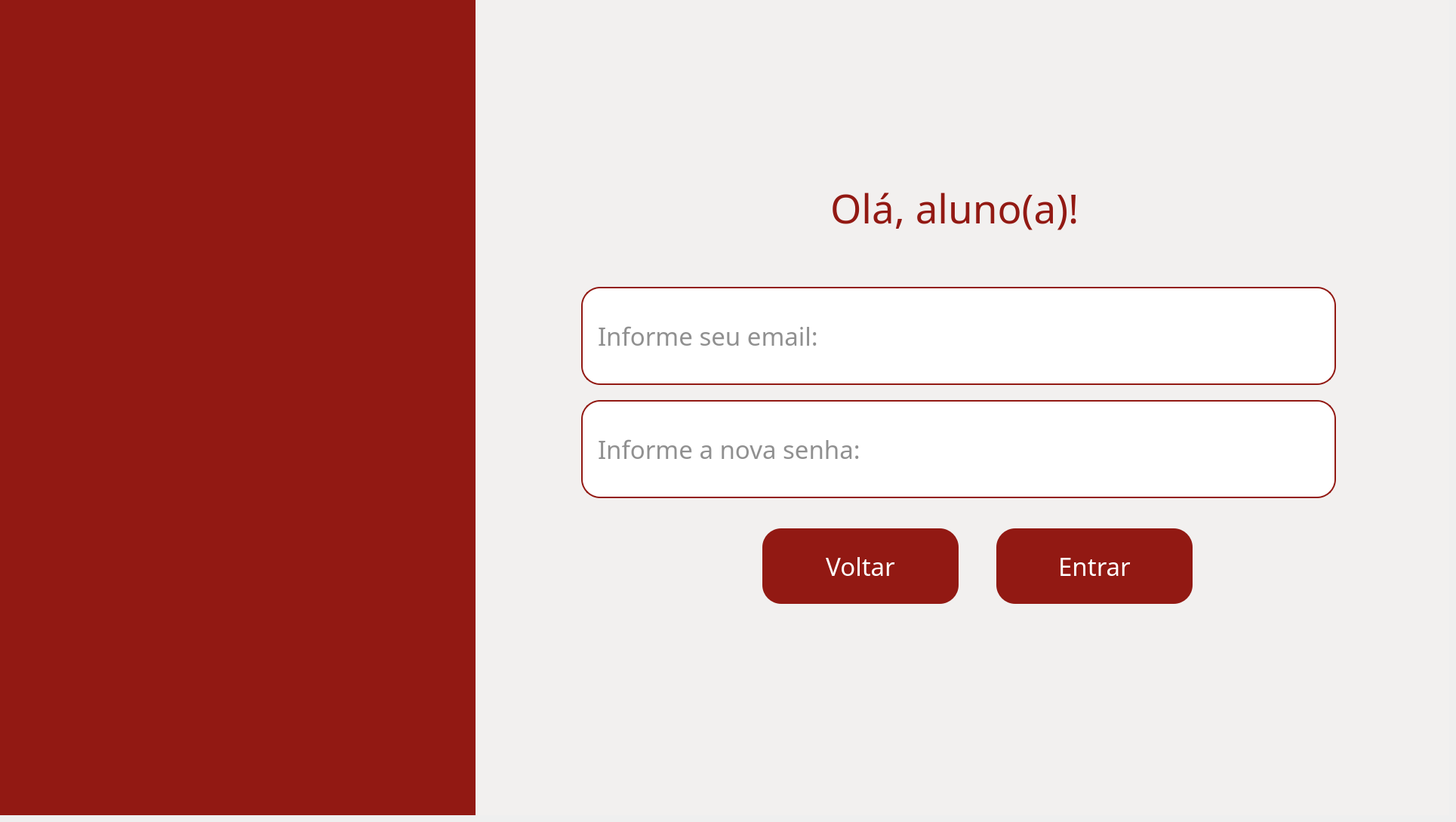
    <widget class="QWidget" name="pg_trocasenha_aluno">
     <widget class="QWidget" name="fundo_loginaluno_2" native="true">
      <property name="geometry">
       <rect>
        <x>0</x>
        <y>0</y>
        <width>1920</width>
        <height>1080</height>
       </rect>
      </property>
      <property name="styleSheet">
       <string notr="true">background-color: #F2F0EF;
</string>
      </property>
      <widget class="QWidget" name="barra_loginaluno_2" native="true">
       <property name="geometry">
        <rect>
         <x>0</x>
         <y>0</y>
         <width>630</width>
         <height>1080</height>
        </rect>
       </property>
       <property name="styleSheet">
        <string notr="true">background-color: #921913;</string>
       </property>
       <widget class="QLabel" name="img_fundo_loginaluno_2">
        <property name="geometry">
         <rect>
          <x>-60</x>
          <y>-60</y>
          <width>731</width>
          <height>1171</height>
         </rect>
        </property>
        <property name="text">
         <string/>
        </property>
        <property name="pixmap">
         <pixmap>../../assets/images/fundoetec.png</pixmap>
        </property>
        <property name="scaledContents">
         <bool>true</bool>
        </property>
       </widget>
      </widget>
      <widget class="QLabel" name="lbl_titulo_loginaluno_2">
       <property name="geometry">
        <rect>
         <x>1100</x>
         <y>240</y>
         <width>431</width>
         <height>71</height>
        </rect>
       </property>
       <property name="font">
        <font>
         <family>Arbutus Slab</family>
         <pointsize>40</pointsize>
        </font>
       </property>
       <property name="styleSheet">
        <string notr="true">color: #921913;</string>
       </property>
       <property name="text">
        <string>Olá, aluno(a)!</string>
       </property>
      </widget>
      <widget class="QPushButton" name="btn_voltarperfil2_2">
       <property name="geometry">
        <rect>
         <x>1010</x>
         <y>700</y>
         <width>260</width>
         <height>100</height>
        </rect>
       </property>
       <property name="font">
        <font>
         <family>Arbutus Slab</family>
         <pointsize>25</pointsize>
        </font>
       </property>
       <property name="styleSheet">
        <string notr="true">QPushButton{
    background-color: #921913;
    border: none;
    border-radius: 25px;
    color: white;
}

QPushButton:hover{
    background-color: #7a1410;
}

QPushButton:pressed{
    background-color: #5a0f0c;
}</string>
       </property>
       <property name="text">
        <string>Voltar</string>
       </property>
      </widget>
      <widget class="QLineEdit" name="input_loginaluno_2">
       <property name="geometry">
        <rect>
         <x>770</x>
         <y>380</y>
         <width>1000</width>
         <height>130</height>
        </rect>
       </property>
       <property name="font">
        <font>
         <family>Arbutus Slab</family>
         <pointsize>25</pointsize>
        </font>
       </property>
       <property name="styleSheet">
        <string notr="true">background-color: white;
border: 2px solid #921913;
border-radius: 25px;
color: #222222;
padding: 0 18px</string>
       </property>
       <property name="echoMode">
        <enum>QLineEdit::Normal</enum>
       </property>
       <property name="placeholderText">
        <string>Informe seu email:</string>
       </property>
       <property name="clearButtonEnabled">
        <bool>false</bool>
       </property>
      </widget>
      <widget class="QLineEdit" name="input_senhaaluno_2">
       <property name="geometry">
        <rect>
         <x>770</x>
         <y>530</y>
         <width>1000</width>
         <height>130</height>
        </rect>
       </property>
       <property name="font">
        <font>
         <family>Arbutus Slab</family>
         <pointsize>25</pointsize>
        </font>
       </property>
       <property name="styleSheet">
        <string notr="true">background-color: white;
border: 2px solid #921913;
border-radius: 25px;
color: #222222;
padding: 0 18px</string>
       </property>
       <property name="echoMode">
        <enum>QLineEdit::Normal</enum>
       </property>
       <property name="placeholderText">
        <string>Informe a nova senha:</string>
       </property>
      </widget>
      <widget class="QPushButton" name="btn_entraraluno_2">
       <property name="geometry">
        <rect>
         <x>1320</x>
         <y>700</y>
         <width>260</width>
         <height>100</height>
        </rect>
       </property>
       <property name="font">
        <font>
         <family>Arbutus Slab</family>
         <pointsize>25</pointsize>
        </font>
       </property>
       <property name="styleSheet">
        <string notr="true">QPushButton{
    background-color: #921913;
    border: none;
    border-radius: 25px;
    color: white;
}

QPushButton:hover{
    background-color: #7a1410;
}

QPushButton:pressed{
    background-color: #5a0f0c;
}</string>
       </property>
       <property name="text">
        <string>Entrar</string>
       </property>
      </widget>
     </widget>
    </widget>
